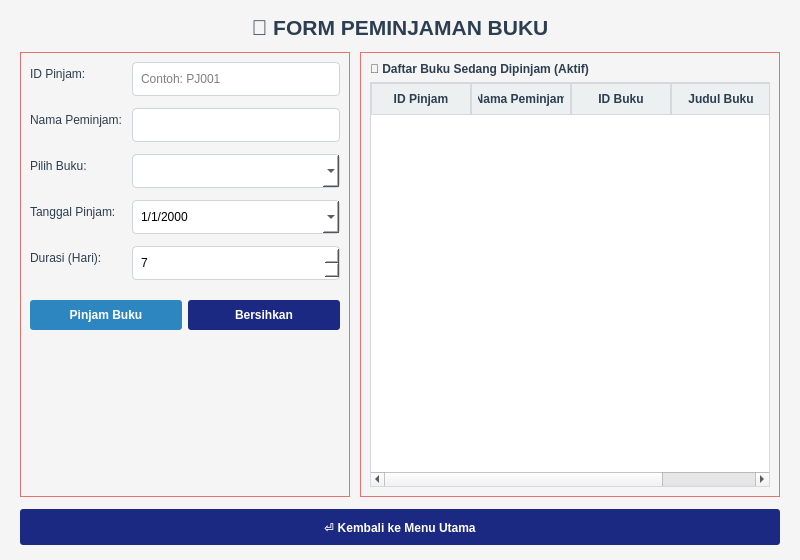
<?xml version="1.0" encoding="UTF-8"?>
<ui version="4.0">
 <class>FormPeminjaman</class>
 <widget class="QWidget" name="FormPeminjaman">
  <property name="geometry">
   <rect>
    <x>0</x>
    <y>0</y>
    <width>800</width>
    <height>560</height>
   </rect>
  </property>
  <property name="windowTitle">
   <string>Perpustakaan - Form Peminjaman Buku</string>
  </property>
  <property name="styleSheet">
   <string notr="true">QWidget#FormPeminjaman { background-color: #f5f5f5; }
QLabel { color: #2c3e50; }
QLineEdit, QComboBox, QDateEdit, QSpinBox {
    background-color: white;
    border: 1px solid #cfd4d9;
    border-radius: 4px;
    padding: 4px 6px;
    min-height: 24px;
}
QFrame#frameForm, QFrame#frameTabel {
    border: 1px solid #e57373;
    background-color: #f5f5f5;
}
QFrame#frameForm QLabel, QFrame#frameTabel QLabel { border: none; }
QPushButton {
    color: white;
    font-weight: bold;
    border: none;
    border-radius: 3px;
    padding: 8px;
}
QPushButton#btnPinjam { background-color: #2e86c1; }
QPushButton#btnPinjam:hover { background-color: #3498db; }
QPushButton#btnBersihkan { background-color: #34495e; }
QPushButton#btnBersihkan:hover { background-color: #455a73; }
QPushButton#btnKembali { background-color: #34495e; }
QPushButton#btnKembali:hover { background-color: #455a73; }
QHeaderView::section {
    background-color: #ecf0f1;
    color: #2c3e50;
    font-weight: bold;
    border: 1px solid #d5d8dc;
    padding: 6px;
}
QTableWidget {
    background-color: white;
    border: 1px solid #d5d8dc;
}</string>
  </property>
  <layout class="QVBoxLayout" name="verticalLayoutUtama">
   <property name="spacing">
    <number>12</number>
   </property>
   <property name="leftMargin">
    <number>20</number>
   </property>
   <property name="topMargin">
    <number>15</number>
   </property>
   <property name="rightMargin">
    <number>20</number>
   </property>
   <property name="bottomMargin">
    <number>15</number>
   </property>
   <item>
    <widget class="QLabel" name="labelJudul">
     <property name="font">
      <font>
       <pointsize>16</pointsize>
       <weight>75</weight>
       <bold>true</bold>
      </font>
     </property>
     <property name="text">
      <string>📘 FORM PEMINJAMAN BUKU</string>
     </property>
     <property name="alignment">
      <set>Qt::AlignCenter</set>
     </property>
    </widget>
   </item>
   <item>
    <layout class="QHBoxLayout" name="horizontalLayoutIsi">
     <property name="spacing">
      <number>10</number>
     </property>
     <item>
      <widget class="QFrame" name="frameForm">
       <property name="minimumSize">
        <size>
         <width>320</width>
         <height>0</height>
        </size>
       </property>
       <property name="maximumSize">
        <size>
         <width>330</width>
         <height>16777215</height>
        </size>
       </property>
       <property name="frameShape">
        <enum>QFrame::StyledPanel</enum>
       </property>
       <property name="frameShadow">
        <enum>QFrame::Raised</enum>
       </property>
       <layout class="QVBoxLayout" name="verticalLayoutForm">
        <property name="spacing">
         <number>10</number>
        </property>
        <item>
         <layout class="QFormLayout" name="formLayout">
          <property name="horizontalSpacing">
           <number>10</number>
          </property>
          <property name="verticalSpacing">
           <number>12</number>
          </property>
          <item row="0" column="0">
           <widget class="QLabel" name="labelIdPinjam">
            <property name="text">
             <string>ID Pinjam:</string>
            </property>
           </widget>
          </item>
          <item row="0" column="1">
           <widget class="QLineEdit" name="txtIdPinjam">
            <property name="placeholderText">
             <string>Contoh: PJ001</string>
            </property>
           </widget>
          </item>
          <item row="1" column="0">
           <widget class="QLabel" name="labelNamaPeminjam">
            <property name="text">
             <string>Nama Peminjam:</string>
            </property>
           </widget>
          </item>
          <item row="1" column="1">
           <widget class="QLineEdit" name="txtNamaPeminjam"/>
          </item>
          <item row="2" column="0">
           <widget class="QLabel" name="labelPilihBuku">
            <property name="text">
             <string>Pilih Buku:</string>
            </property>
           </widget>
          </item>
          <item row="2" column="1">
           <widget class="QComboBox" name="cmbBuku"/>
          </item>
          <item row="3" column="0">
           <widget class="QLabel" name="labelTanggalPinjam">
            <property name="text">
             <string>Tanggal Pinjam:</string>
            </property>
           </widget>
          </item>
          <item row="3" column="1">
           <widget class="QDateEdit" name="datePinjam">
            <property name="displayFormat">
             <string>d/M/yyyy</string>
            </property>
            <property name="calendarPopup">
             <bool>true</bool>
            </property>
            <property name="date">
             <date>
              <year>2000</year>
              <month>1</month>
              <day>1</day>
             </date>
            </property>
           </widget>
          </item>
          <item row="4" column="0">
           <widget class="QLabel" name="labelDurasi">
            <property name="text">
             <string>Durasi (Hari):</string>
            </property>
           </widget>
          </item>
          <item row="4" column="1">
           <widget class="QSpinBox" name="spinDurasi">
            <property name="minimum">
             <number>1</number>
            </property>
            <property name="maximum">
             <number>365</number>
            </property>
            <property name="value">
             <number>7</number>
            </property>
           </widget>
          </item>
         </layout>
        </item>
        <item>
         <spacer name="verticalSpacerAtas">
          <property name="orientation">
           <enum>Qt::Vertical</enum>
          </property>
          <property name="sizeType">
           <enum>QSizePolicy::Fixed</enum>
          </property>
          <property name="sizeHint" stdset="0">
           <size>
            <width>20</width>
            <height>10</height>
           </size>
          </property>
         </spacer>
        </item>
        <item>
         <layout class="QHBoxLayout" name="horizontalLayoutTombol">
          <property name="spacing">
           <number>6</number>
          </property>
          <item>
           <widget class="QPushButton" name="btnPinjam">
            <property name="cursor">
             <cursorShape>PointingHandCursor</cursorShape>
            </property>
            <property name="text">
             <string>Pinjam Buku</string>
            </property>
           </widget>
          </item>
          <item>
           <widget class="QPushButton" name="btnBersihkan">
            <property name="cursor">
             <cursorShape>PointingHandCursor</cursorShape>
            </property>
            <property name="styleSheet">
             <string notr="true">background-color: rgb(28, 41, 130);
color: rgb(255, 255, 255);</string>
            </property>
            <property name="text">
             <string>Bersihkan</string>
            </property>
           </widget>
          </item>
         </layout>
        </item>
        <item>
         <spacer name="verticalSpacerBawah">
          <property name="orientation">
           <enum>Qt::Vertical</enum>
          </property>
          <property name="sizeHint" stdset="0">
           <size>
            <width>20</width>
            <height>40</height>
           </size>
          </property>
         </spacer>
        </item>
       </layout>
      </widget>
     </item>
     <item>
      <widget class="QFrame" name="frameTabel">
       <property name="frameShape">
        <enum>QFrame::StyledPanel</enum>
       </property>
       <property name="frameShadow">
        <enum>QFrame::Raised</enum>
       </property>
       <layout class="QVBoxLayout" name="verticalLayoutTabel">
        <property name="spacing">
         <number>6</number>
        </property>
        <item>
         <widget class="QLabel" name="labelDaftarBuku">
          <property name="font">
           <font>
            <weight>75</weight>
            <bold>true</bold>
           </font>
          </property>
          <property name="text">
           <string>📖 Daftar Buku Sedang Dipinjam (Aktif)</string>
          </property>
         </widget>
        </item>
        <item>
         <widget class="QTableWidget" name="tableWidgetPinjam">
          <property name="editTriggers">
           <set>QAbstractItemView::NoEditTriggers</set>
          </property>
          <property name="alternatingRowColors">
           <bool>false</bool>
          </property>
          <property name="selectionBehavior">
           <enum>QAbstractItemView::SelectRows</enum>
          </property>
          <attribute name="horizontalHeaderStretchLastSection">
           <bool>true</bool>
          </attribute>
          <attribute name="verticalHeaderVisible">
           <bool>false</bool>
          </attribute>
          <column>
           <property name="text">
            <string>ID Pinjam</string>
           </property>
          </column>
          <column>
           <property name="text">
            <string>Nama Peminjam</string>
           </property>
          </column>
          <column>
           <property name="text">
            <string>ID Buku</string>
           </property>
          </column>
          <column>
           <property name="text">
            <string>Judul Buku</string>
           </property>
          </column>
         </widget>
        </item>
       </layout>
      </widget>
     </item>
    </layout>
   </item>
   <item>
    <widget class="QPushButton" name="btnKembali">
     <property name="minimumSize">
      <size>
       <width>0</width>
       <height>36</height>
      </size>
     </property>
     <property name="cursor">
      <cursorShape>PointingHandCursor</cursorShape>
     </property>
     <property name="styleSheet">
      <string notr="true">background-color: rgb(28, 41, 130);
color: rgb(255, 255, 255);</string>
     </property>
     <property name="text">
      <string>⏎ Kembali ke Menu Utama</string>
     </property>
    </widget>
   </item>
  </layout>
 </widget>
 <tabstops>
  <tabstop>txtIdPinjam</tabstop>
  <tabstop>txtNamaPeminjam</tabstop>
  <tabstop>cmbBuku</tabstop>
  <tabstop>datePinjam</tabstop>
  <tabstop>spinDurasi</tabstop>
  <tabstop>btnPinjam</tabstop>
  <tabstop>btnBersihkan</tabstop>
  <tabstop>tableWidgetPinjam</tabstop>
  <tabstop>btnKembali</tabstop>
 </tabstops>
 <resources/>
 <connections/>
</ui>
